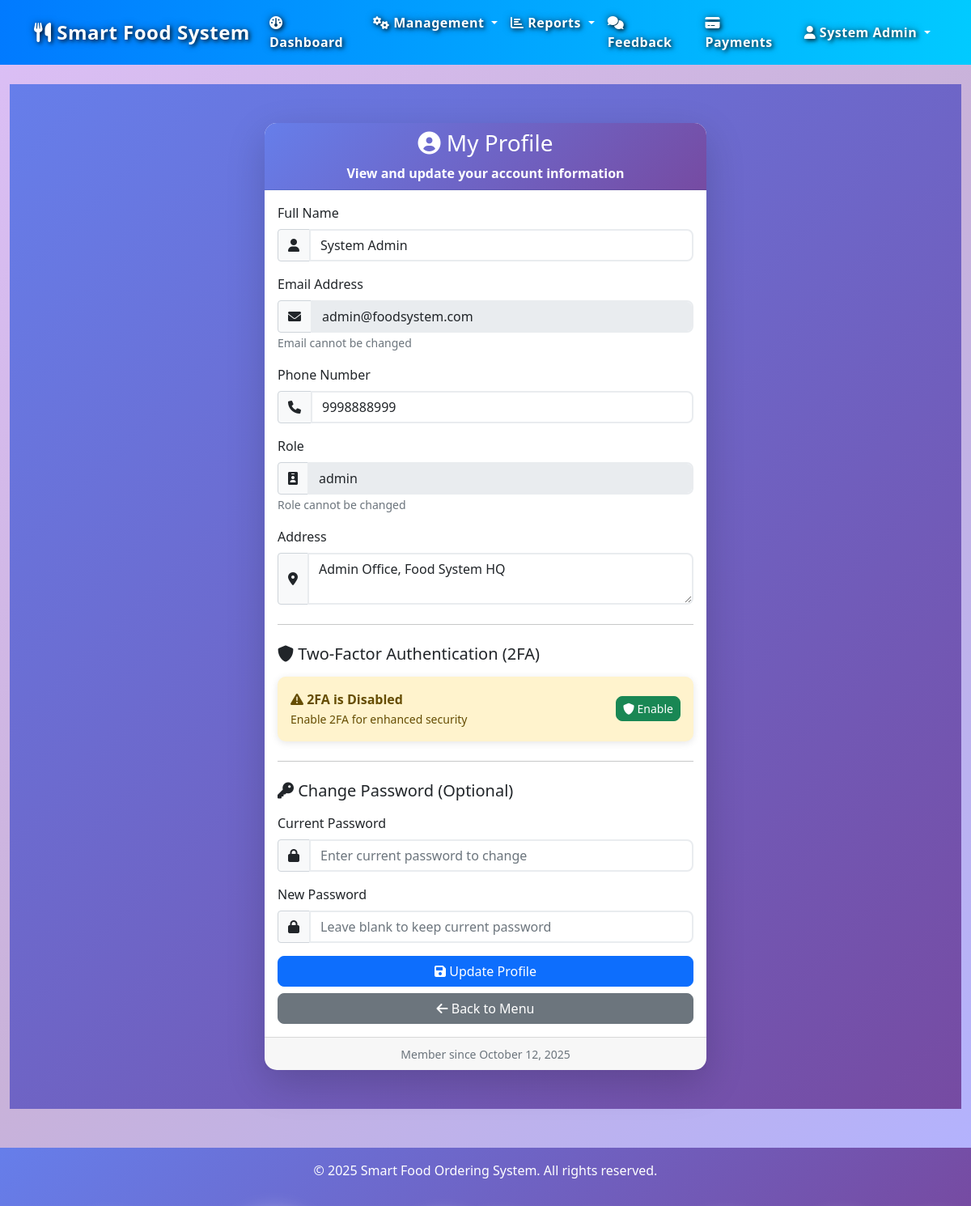
/auth/profile (signed in), run on the app's committed database.
### models.py (models this page shows, shortened)
class User(db.Model):
    __tablename__ = 'user'
    user_id = db.Column(db.Integer, primary_key=True, autoincrement=True)
    name = db.Column(db.String(100), nullable=False)
    email = db.Column(db.String(120), unique=True, nullable=False)
    phone = db.Column(db.String(20), nullable=False)
    role = db.Column(db.String(20), nullable=False)  # Admin, Supervisor, Employee, Customer
    password = db.Column(db.String(255), nullable=False)
    address = db.Column(db.Text, nullable=True)
    created_date = db.Column(db.DateTime, default=datetime.now)
    two_factor_enabled = db.Column(db.Boolean, default=False)
    otp_code = db.Column(db.String(6), nullable=True)
    otp_expiry = db.Column(db.DateTime, nullable=True)
    backup_codes = db.Column(db.Text, nullable=True)  # Comma-separated encrypted codes
    failed_login_attempts = db.Column(db.Integer, default=0)
    account_locked_until = db.Column(db.DateTime, nullable=True)
    last_login = db.Column(db.DateTime, nullable=True)
    orders = db.relationship('Order', backref='customer', lazy=True, cascade='all, delete-orphan')
    feedback = db.relationship('Feedback', backref='user', lazy=True, cascade='all, delete-orphan')
    recommendations = db.relationship('Recommendation', backref='user', lazy=True, cascade='all, delete-orphan')
    login_history = db.relationship('LoginHistory', backref='user', lazy=True, cascade='all, delete-orphan')
    trusted_devices = db.relationship('TrustedDevice', backref='user', lazy=True, cascade='all, delete-orphan')

### routes/auth.py (the view)
@auth_bp.route('/profile')
def profile():
    if 'user_id' not in session:
        return redirect(url_for('auth.login'))
    user = User.query.get(session['user_id'])
    return render_template('auth/profile.html', user=user)

### app.py (called while the page is built)
@app.after_request
def add_header(response):
    response.headers['Cache-Control'] = 'no-store, no-cache, must-revalidate, post-check=0, pre-check=0, max-age=0'
    response.headers['Pragma'] = 'no-cache'
    response.headers['Expires'] = '-1'
    return response

### templates/auth/profile.html (shortened to what this page needs)
{% extends "base.html" %}
{% block content %}
<div class="profile-container py-5">
    <div class="container">
        <div class="row justify-content-center">
            <div class="col-md-8 col-lg-6">
                <div class="card shadow-lg">
                    <div class="card-header bg-primary text-white text-center">
                        <h3><i class="fas fa-user-circle"></i> My Profile</h3>
                        <p class="mb-0">View and update your account information</p>
                    </div>
                    <div class="card-body">
                        <form method="POST" action="{{ url_for('auth.update_profile') }}">
                            <div class="mb-3">
                                <label for="name" class="form-label">Full Name</label>
                                <div class="input-group">
                                    <span class="input-group-text"><i class="fas fa-user"></i></span>
                                    <input type="text" class="form-control" id="name" name="name" value="{{ user.name }}" required>
                                </div>
                            </div>
                            <div class="mb-3">
                                <label for="email" class="form-label">Email Address</label>
                                <div class="input-group">
                                    <span class="input-group-text"><i class="fas fa-envelope"></i></span>
                                    <input type="email" class="form-control" id="email" name="email" value="{{ user.email }}" disabled>
                                </div>
                                <small class="text-muted">Email cannot be changed</small>
                            </div>
                            <div class="mb-3">
                                <label for="phone" class="form-label">Phone Number</label>
                                <div class="input-group">
                                    <span class="input-group-text"><i class="fas fa-phone"></i></span>
                                    <input type="tel" class="form-control" id="phone" name="phone" value="{{ user.phone }}" required>
                                </div>
                            </div>
                            <div class="mb-3">
                                <label for="role" class="form-label">Role</label>
                                <div class="input-group">
                                    <span class="input-group-text"><i class="fas fa-id-badge"></i></span>
                                    <input type="text" class="form-control" id="role" name="role" value="{{ user.role }}" disabled>
                                </div>
                                <small class="text-muted">Role cannot be changed</small>
                            </div>
                            <div class="mb-3">
                                <label for="address" class="form-label">Address</label>
                                <div class="input-group">
                                    <span class="input-group-text"><i class="fas fa-map-marker-alt"></i></span>
                                    <textarea class="form-control" id="address" name="address" rows="2">{{ user.address or '' }}</textarea>
                                </div>
                            </div>
                            <hr class="my-4">
                            <h5 class="mb-3">
                                <i class="fas fa-shield-alt"></i> Two-Factor Authentication (2FA)
                            </h5>
                            <div class="alert {% if user.two_factor_enabled %}alert-success{% else %}alert-warning{% endif %} mb-3">
                                <div class="d-flex align-items-center justify-content-between">
                                    <div>
                                        <strong>
                                            {% if user.two_factor_enabled %}
                                                <i class="fas fa-check-circle"></i> 2FA is Enabled
                                            {% else %}
                                                <i class="fas fa-exclamation-triangle"></i> 2FA is Disabled
                                            {% endif %}
                                        </strong>
                                        <br>
                                        <small>
                                            {% if user.two_factor_enabled %}
                                                Your account is protected with two-factor authentication
                                            {% else %}
                                                Enable 2FA for enhanced security
                                            {% endif %}
                                        </small>
                                    </div>
                                    <div>
                                        <button type="button" class="btn {% if user.two_factor_enabled %}btn-danger{% else %}btn-success{% endif %} btn-sm"
                                                data-bs-toggle="modal" data-bs-target="#toggle2FAModal">
                                            {% if user.two_factor_enabled %}
                                                <i class="fas fa-times-circle"></i> Disable
                                            {% else %}
                                                <i class="fas fa-shield-alt"></i> Enable
                                            {% endif %}
                                        </button>
                                    </div>
                                </div>
                            </div>
                            <hr class="my-4">
                            <h5 class="mb-3"><i class="fas fa-key"></i> Change Password (Optional)</h5>
                            <div class="mb-3">
                                <label for="current_password" class="form-label">Current Password</label>
                                <div class="input-group">
                                    <span class="input-group-text"><i class="fas fa-lock"></i></span>
                                    <input type="password" class="form-control" id="current_password" name="current_password" placeholder="Enter current password to change">
                                </div>
                            </div>
                            <div class="mb-3">
                                <label for="new_password" class="form-label">New Password</label>
                                <div class="input-group">
                                    <span class="input-group-text"><i class="fas fa-lock"></i></span>
                                    <input type="password" class="form-control" id="new_password" name="new_password" placeholder="Leave blank to keep current password">
                                </div>
                            </div>
                            <div class="d-grid gap-2">
                                <button type="submit" class="btn btn-primary">
                                    <i class="fas fa-save"></i> Update Profile
                                </button>
                                <a href="{{ url_for('menu.list_menu') }}" class="btn btn-secondary">
                                    <i class="fas fa-arrow-left"></i> Back to Menu
                                </a>
                            </div>
                        </form>
                    </div>
                    <div class="card-footer text-muted text-center">
                        <small>Member since {{ user.created_date.strftime('%B %d, %Y') }}</small>
                    </div>
                </div>
            </div>
        </div>
    </div>
</div>
{% endblock %}

### templates/base.html (shortened to what this page needs)
<!DOCTYPE html>
<html lang="en">
<head>
    <link href="https://cdn.jsdelivr.net/npm/bootstrap@5.1.3/dist/css/bootstrap.min.css" rel="stylesheet">
    <link href="https://cdnjs.cloudflare.com/ajax/libs/font-awesome/6.0.0/css/all.min.css" rel="stylesheet">
    <link href="{{ url_for('static', filename='css/style.css') }}" rel="stylesheet">
</head>
<body>
    {% if session.user_id %}
    <nav class="navbar navbar-expand-lg navbar-dark bg-primary" style="overflow: visible !important; position: relative !important;">
        <div class="container" style="overflow: visible !important; position: static !important;">
            <a class="navbar-brand" href="{{ url_for('dashboard') }}">
                <i class="fas fa-utensils"></i> Smart Food System
            </a>
            <div class="collapse navbar-collapse" id="navbarNav">
                <ul class="navbar-nav me-auto">
                    <li class="nav-item">
                        <a class="nav-link" href="{{ url_for('dashboard') }}">
                            <i class="fas fa-dashboard"></i> Dashboard
                        </a>
                    </li>
                    {% if session.user_role.lower() in ['admin', 'supervisor'] %}
                    <li class="nav-item dropdown">
                        <a class="nav-link dropdown-toggle" href="#" id="managementDropdown" role="button" data-bs-toggle="dropdown">
                            <i class="fas fa-cogs"></i> Management
                        </a>
                    </li>
                    <li class="nav-item dropdown">
                        <a class="nav-link dropdown-toggle" href="#" id="reportsDropdown" role="button" data-bs-toggle="dropdown">
                            <i class="fas fa-chart-bar"></i> Reports
                        </a>
                    </li>
                    {% endif %}
                    {% if session.user_role.lower() in ['admin', 'supervisor'] %}
                    <li class="nav-item">
                        <a class="nav-link" href="{{ url_for('feedback.list_feedback') }}">
                            <i class="fas fa-comments"></i> Feedback
                        </a>
                    </li>
                    {% endif %}
                    {% if session.user_role.lower() in ['admin', 'supervisor', 'employee'] %}
                    <li class="nav-item">
                        <a class="nav-link" href="{{ url_for('payments.list_payments') }}">
                            <i class="fas fa-credit-card"></i> Payments
                        </a>
                    </li>
                    {% endif %}
                </ul>
                <ul class="navbar-nav">
                    <li class="nav-item dropdown">
                        <a class="nav-link dropdown-toggle" href="#" id="userDropdown" role="button" data-bs-toggle="dropdown" aria-expanded="false">
                            <i class="fas fa-user"></i> {{ session.user_name }}
                        </a>
                    </li>
                </ul>
            </div>
        </div>
    </nav>
    {% endif %}
    <main class="container-fluid mt-4">
        {% block content %}{% endblock %}
    </main>
    <footer class="bg-dark text-white text-center py-3 mt-5">
        <div class="container">
            <p>&copy; 2025 Smart Food Ordering System. All rights reserved.</p>
        </div>
    </footer>
</body>
</html>

### static/css/style.css (style rules this page uses)
body { font-family: 'Segoe UI', Tahoma, Geneva, Verdana, sans-serif; background-color: #f8f9fa; }
.navbar-brand { font-weight: bold; font-size: 1.5rem; }
.card { border: none; border-radius: 10px; box-shadow: 0 0 20px rgba(0, 0, 0, 0.1); transition: transform 0.3s ease; }
.card-header { background: linear-gradient(135deg, #667eea 0%, #764ba2 100%); color: white; border-radius: 10px 10px 0 0 !important; font-weight: 600; }
.btn { border-radius: 8px; font-weight: 500; transition: all 0.3s ease; }
.form-control, .form-select { border-radius: 8px; border: 2px solid #e9ecef; transition: border-color 0.3s ease; }
.alert { border-radius: 10px; border: none; box-shadow: 0 2px 10px rgba(0, 0, 0, 0.1); }
footer { background: linear-gradient(135deg, #667eea 0%, #764ba2 100%) !important; margin-top: auto; }

### templates/base.html (style rules this page uses)
.navbar .nav-item.dropdown { position: relative !important; }
.navbar, .navbar .container, .navbar .navbar-nav { overflow: visible !important; position: relative !important; }
.navbar { z-index: 99999 !important; position: relative !important; }
body { background: linear-gradient(135deg, rgba(138, 43, 226, 0.3) 0%, rgba(75, 0, 130, 0.3) 12.5%, rgba(0, 0, 255, 0.3) 25%, rgba(0, 191, 255, 0.3) 37.5%, rgba(0, 255, 127, 0.3) 50%, rgba(64, 224, 208, 0.3) 62.5%, rgba(255, 255, 0, 0.3) 75%, rgba(255, 192, 203, 0.3) 87.5%, rgba(138, 43, 226, 0.3) 100%) !important; background-size: 400% 400% !important; animation: gradientFlow 25s ease infinite !important; min-height: 100vh !important; position: relative; overflow-x: hidden; }
main.container-fluid, .container { position: relative; z-index: 1; }
.navbar { backdrop-filter: blur(10px); }
.card { backdrop-filter: blur(10px); }

### templates/auth/profile.html (style rules this page uses)
.profile-container { min-height: 80vh; background: linear-gradient(135deg, #667eea 0%, #764ba2 100%); }
.profile-container .card { border: none; border-radius: 15px; }
.profile-container .card-header { border-radius: 15px 15px 0 0 !important; }
.profile-container .input-group-text { background-color: #f8f9fa; }
.profile-container .form-control:disabled { background-color: #e9ecef; cursor: not-allowed; }

### data on the page
User: user_name "System Admin", name "System Admin", email "admin@foodsystem.com", phone "9998888999", role "admin", address "Admin Office, Food System HQ", created_date "October 12, 2025"
